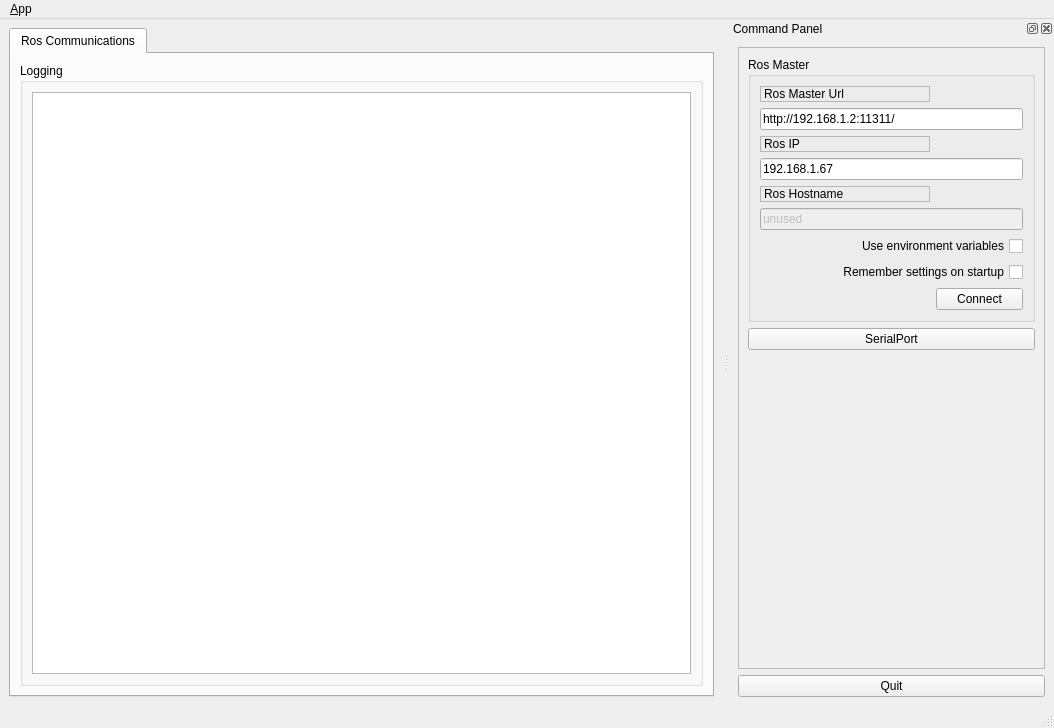
<?xml version="1.0" encoding="UTF-8"?>
<ui version="4.0">
 <class>MainWindowDesign</class>
 <widget class="QMainWindow" name="MainWindowDesign">
  <property name="geometry">
   <rect>
    <x>0</x>
    <y>0</y>
    <width>1054</width>
    <height>728</height>
   </rect>
  </property>
  <property name="windowTitle">
   <string>QRosApp</string>
  </property>
  <property name="windowIcon">
   <iconset>
    <normaloff>:/images/icon.png</normaloff>:/images/icon.png</iconset>
  </property>
  <property name="locale">
   <locale language="English" country="Australia"/>
  </property>
  <widget class="QWidget" name="centralwidget">
   <layout class="QHBoxLayout">
    <item>
     <widget class="QTabWidget" name="tab_manager">
      <property name="minimumSize">
       <size>
        <width>100</width>
        <height>0</height>
       </size>
      </property>
      <property name="locale">
       <locale language="English" country="Australia"/>
      </property>
      <property name="currentIndex">
       <number>0</number>
      </property>
      <widget class="QWidget" name="tab_status">
       <attribute name="title">
        <string>Ros Communications</string>
       </attribute>
       <layout class="QVBoxLayout" name="verticalLayout_2">
        <item>
         <widget class="QGroupBox" name="groupBox_12">
          <property name="sizePolicy">
           <sizepolicy hsizetype="MinimumExpanding" vsizetype="Preferred">
            <horstretch>0</horstretch>
            <verstretch>0</verstretch>
           </sizepolicy>
          </property>
          <property name="title">
           <string>Logging</string>
          </property>
          <layout class="QGridLayout" name="gridLayout_3">
           <item row="0" column="0">
            <widget class="QListView" name="view_logging"/>
           </item>
          </layout>
         </widget>
        </item>
       </layout>
      </widget>
     </widget>
    </item>
   </layout>
  </widget>
  <widget class="QMenuBar" name="menubar">
   <property name="geometry">
    <rect>
     <x>0</x>
     <y>0</y>
     <width>1054</width>
     <height>28</height>
    </rect>
   </property>
   <widget class="QMenu" name="menu_File">
    <property name="title">
     <string>&amp;App</string>
    </property>
    <addaction name="action_Preferences"/>
    <addaction name="separator"/>
    <addaction name="actionAbout"/>
    <addaction name="actionAbout_Qt"/>
    <addaction name="separator"/>
    <addaction name="action_Quit"/>
   </widget>
   <addaction name="menu_File"/>
  </widget>
  <widget class="QStatusBar" name="statusbar"/>
  <widget class="QDockWidget" name="dock_status">
   <property name="sizePolicy">
    <sizepolicy hsizetype="Minimum" vsizetype="Preferred">
     <horstretch>0</horstretch>
     <verstretch>0</verstretch>
    </sizepolicy>
   </property>
   <property name="minimumSize">
    <size>
     <width>325</width>
     <height>446</height>
    </size>
   </property>
   <property name="allowedAreas">
    <set>Qt::RightDockWidgetArea</set>
   </property>
   <property name="windowTitle">
    <string>Command Panel</string>
   </property>
   <attribute name="dockWidgetArea">
    <number>2</number>
   </attribute>
   <widget class="QWidget" name="dockWidgetContents_2">
    <layout class="QVBoxLayout" name="verticalLayout">
     <item>
      <widget class="QFrame" name="frame">
       <property name="sizePolicy">
        <sizepolicy hsizetype="Minimum" vsizetype="Preferred">
         <horstretch>0</horstretch>
         <verstretch>0</verstretch>
        </sizepolicy>
       </property>
       <property name="frameShape">
        <enum>QFrame::StyledPanel</enum>
       </property>
       <property name="frameShadow">
        <enum>QFrame::Raised</enum>
       </property>
       <layout class="QVBoxLayout" name="verticalLayout_3">
        <item>
         <widget class="QGroupBox" name="groupBox">
          <property name="title">
           <string>Ros Master</string>
          </property>
          <layout class="QGridLayout" name="gridLayout">
           <item row="0" column="0">
            <widget class="QLabel" name="label">
             <property name="frameShape">
              <enum>QFrame::StyledPanel</enum>
             </property>
             <property name="frameShadow">
              <enum>QFrame::Raised</enum>
             </property>
             <property name="text">
              <string>Ros Master Url</string>
             </property>
            </widget>
           </item>
           <item row="1" column="0" colspan="2">
            <widget class="QLineEdit" name="line_edit_master">
             <property name="text">
              <string>http://192.168.1.2:11311/</string>
             </property>
            </widget>
           </item>
           <item row="2" column="0">
            <widget class="QLabel" name="label_2">
             <property name="frameShape">
              <enum>QFrame::StyledPanel</enum>
             </property>
             <property name="frameShadow">
              <enum>QFrame::Raised</enum>
             </property>
             <property name="text">
              <string>Ros IP</string>
             </property>
            </widget>
           </item>
           <item row="3" column="0" colspan="2">
            <widget class="QLineEdit" name="line_edit_host">
             <property name="text">
              <string>192.168.1.67</string>
             </property>
            </widget>
           </item>
           <item row="4" column="0">
            <widget class="QLabel" name="label_3">
             <property name="frameShape">
              <enum>QFrame::StyledPanel</enum>
             </property>
             <property name="frameShadow">
              <enum>QFrame::Raised</enum>
             </property>
             <property name="text">
              <string>Ros Hostname</string>
             </property>
            </widget>
           </item>
           <item row="5" column="0" colspan="2">
            <widget class="QLineEdit" name="line_edit_topic">
             <property name="enabled">
              <bool>false</bool>
             </property>
             <property name="text">
              <string>unused</string>
             </property>
            </widget>
           </item>
           <item row="6" column="0" colspan="2">
            <widget class="QCheckBox" name="checkbox_use_environment">
             <property name="layoutDirection">
              <enum>Qt::RightToLeft</enum>
             </property>
             <property name="text">
              <string>Use environment variables</string>
             </property>
            </widget>
           </item>
           <item row="7" column="0" colspan="2">
            <widget class="QCheckBox" name="checkbox_remember_settings">
             <property name="layoutDirection">
              <enum>Qt::RightToLeft</enum>
             </property>
             <property name="text">
              <string>Remember settings on startup</string>
             </property>
            </widget>
           </item>
           <item row="8" column="0">
            <spacer name="horizontalSpacer">
             <property name="orientation">
              <enum>Qt::Horizontal</enum>
             </property>
             <property name="sizeHint" stdset="0">
              <size>
               <width>170</width>
               <height>21</height>
              </size>
             </property>
            </spacer>
           </item>
           <item row="8" column="1">
            <widget class="QPushButton" name="button_connect">
             <property name="enabled">
              <bool>true</bool>
             </property>
             <property name="sizePolicy">
              <sizepolicy hsizetype="MinimumExpanding" vsizetype="Fixed">
               <horstretch>0</horstretch>
               <verstretch>0</verstretch>
              </sizepolicy>
             </property>
             <property name="toolTip">
              <string>Set the target to the current joint trajectory state.</string>
             </property>
             <property name="statusTip">
              <string>Clear all waypoints and set the target to the current joint trajectory state.</string>
             </property>
             <property name="text">
              <string>Connect</string>
             </property>
            </widget>
           </item>
          </layout>
         </widget>
        </item>
        <item>
         <widget class="QPushButton" name="serialport_pushButton">
          <property name="text">
           <string>SerialPort</string>
          </property>
         </widget>
        </item>
        <item>
         <spacer name="horizontalSpacer_2">
          <property name="orientation">
           <enum>Qt::Horizontal</enum>
          </property>
          <property name="sizeHint" stdset="0">
           <size>
            <width>40</width>
            <height>20</height>
           </size>
          </property>
         </spacer>
        </item>
        <item>
         <spacer name="verticalSpacer_3">
          <property name="orientation">
           <enum>Qt::Vertical</enum>
          </property>
          <property name="sizeHint" stdset="0">
           <size>
            <width>20</width>
            <height>233</height>
           </size>
          </property>
         </spacer>
        </item>
       </layout>
      </widget>
     </item>
     <item>
      <widget class="QPushButton" name="quit_button">
       <property name="sizePolicy">
        <sizepolicy hsizetype="MinimumExpanding" vsizetype="Fixed">
         <horstretch>0</horstretch>
         <verstretch>0</verstretch>
        </sizepolicy>
       </property>
       <property name="text">
        <string>Quit</string>
       </property>
      </widget>
     </item>
    </layout>
   </widget>
  </widget>
  <action name="action_Quit">
   <property name="text">
    <string>&amp;Quit</string>
   </property>
   <property name="shortcut">
    <string>Ctrl+Q</string>
   </property>
   <property name="shortcutContext">
    <enum>Qt::ApplicationShortcut</enum>
   </property>
  </action>
  <action name="action_Preferences">
   <property name="text">
    <string>&amp;Preferences</string>
   </property>
  </action>
  <action name="actionAbout">
   <property name="text">
    <string>&amp;About</string>
   </property>
  </action>
  <action name="actionAbout_Qt">
   <property name="text">
    <string>About &amp;Qt</string>
   </property>
  </action>
 </widget>
 <resources/>
 <connections>
  <connection>
   <sender>action_Quit</sender>
   <signal>triggered()</signal>
   <receiver>MainWindowDesign</receiver>
   <slot>close()</slot>
   <hints>
    <hint type="sourcelabel">
     <x>-1</x>
     <y>-1</y>
    </hint>
    <hint type="destinationlabel">
     <x>399</x>
     <y>299</y>
    </hint>
   </hints>
  </connection>
  <connection>
   <sender>quit_button</sender>
   <signal>clicked()</signal>
   <receiver>MainWindowDesign</receiver>
   <slot>close()</slot>
   <hints>
    <hint type="sourcelabel">
     <x>859</x>
     <y>552</y>
    </hint>
    <hint type="destinationlabel">
     <x>469</x>
     <y>299</y>
    </hint>
   </hints>
  </connection>
 </connections>
</ui>
